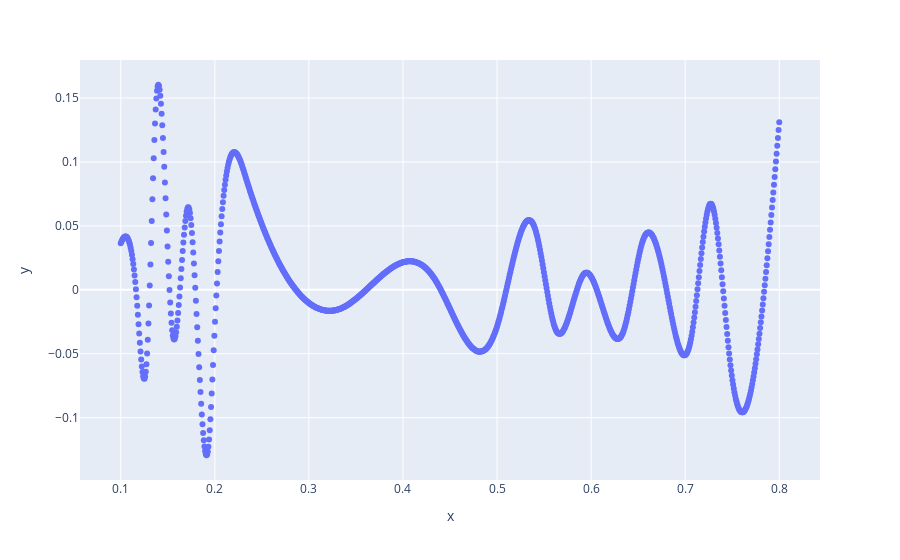

The code cell stored with this chart in its notebook:
### Code cell
px.scatter(x=xplot, y=Pspline_plot- SCPspline_plot)

### Figure 1 — Plotly figure (JSON) as saved in the notebook; plotly's stock layout.template omitted (floating-point values rounded to 4 significant figures; data arrays with more than 128 entries replaced by an {"elided": "..."} marker saying what was removed)
{"data": [{"hovertemplate": "x=%{x}<br>y=%{y}<extra></extra>", "legendgroup": "", "marker": {"color": "#636efa", "symbol": "circle"}, "mode": "markers", "name": "", "orientation": "v", "showlegend": false, "type": "scatter", "x": {"elided": "1000 float values"}, "xaxis": "x", "y": {"elided": "1000 float values"}, "yaxis": "y"}], "layout": {"autosize": true, "legend": {"tracegroupgap": 0}, "margin": {"t": 60}, "xaxis": {"anchor": "y", "autorange": true, "domain": [0, 1], "range": [0.05825, 0.8418], "title": {"text": "x"}, "type": "linear"}, "yaxis": {"anchor": "x", "autorange": true, "domain": [0, 1], "range": [-0.15, 0.1809], "title": {"text": "y"}, "type": "linear"}}}
